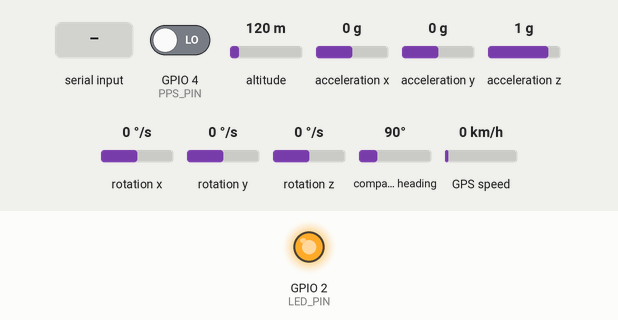
Recording of a sketch running on a simulated ESP32. Parts: output pins drawn as LEDs (lit = HIGH). Wiring (inferred from the names in the program): MPU-6050 motion sensor at I2C address 0x68. The test bench sets the inputs (shaded band); at power-on: altitude 120 m, GPIO 4 (PPS_PIN) LOW, acceleration x 0 g, acceleration y 0 g, acceleration z 1 g, rotation x 0 °/s, rotation y 0 °/s, rotation z 0 °/s, compass heading 90°, GPS speed 0 km/h. The GPS gets a fix after 3 s at 37.7749, -122.4194 with 8 satellites; what the sketch prints to the serial monitor is not drawn.

Above: at 0.4 s.
At 2.5 s:
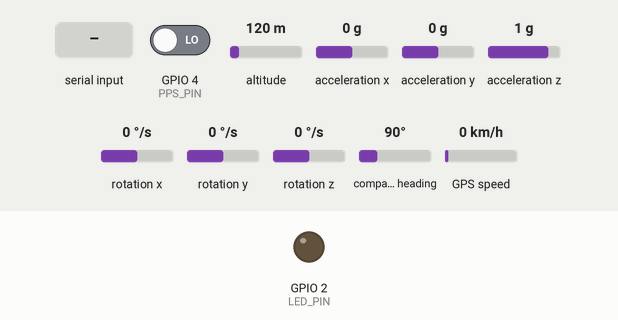
2.6 s: altitude set to 20 m
4.2 s: GPIO 4 (PPS_PIN) driven HIGH
5.7 s: "1" received over the second serial link
7.3 s: acceleration x set to -1.4 g
9.0 s: acceleration y set to -1.4 g
10.6 s: "0" received over the second serial link
Timing chart, 0 to 13.3 s (numbered marks = the images above; inputs shaded):
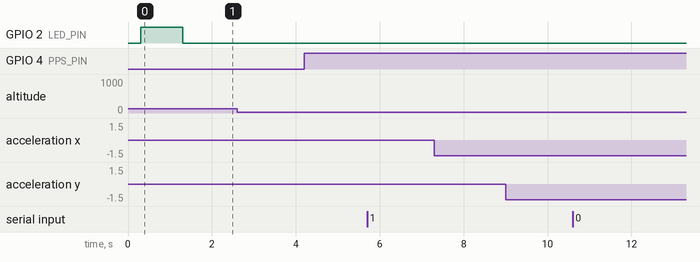

The sketch:

Control_IMU_GPS_3.ino
```cpp
#include <Wire.h>
#include <HardwareSerial.h>
#include <TinyGPS++.h>

// --- ZONA DE ALTO RENDIMIENTO ---
#define I2C_CLOCK 600000   // Frecuencia estable para cables de protoboard
#define BAUDRATE 921600    // Máxima velocidad Serial estable

// --- PINES HARDWARE ---
#define LED_PIN 2
#define SDA_PIN 21
#define SCL_PIN 22
#define RXD2 16            // Cable TX del módulo GPS
#define TXD2 17            // Cable RX del módulo GPS
#define PPS_PIN 4         // Cable PPS del módulo GPS (Importante)

// Direcciones del IMU
const uint8_t MPU_ADDR_1 = 0x68;
const uint8_t MPU_ADDR_2 = 0x69;
uint8_t targetAddr = 0x68;

// --- ESTRUCTURAS BINARIAS (18 BYTES EXACTOS) ---

// Paquete 1: Datos del IMU (18 Bytes)
struct __attribute__((packed)) ImuPacket {
  uint16_t header = 0xBBAA;
  uint32_t esp_micros;
  int16_t ax, ay, az;
  int16_t gx, gy, gz;
};
ImuPacket imuData;

// Paquete 2: Pulso PPS Atómico (18 Bytes)
struct __attribute__((packed)) PpsPacket {
  uint16_t header = 0xBBCC;
  uint32_t pps_micros;
  uint8_t padding[12] = {0}; // Relleno para alinear memoria
};
PpsPacket ppsData;

// Paquete 3: Coordenadas y Tiempo Absoluto (18 Bytes exactos)
struct __attribute__((packed)) GpsPacket {
  uint16_t header = 0xBBDD;  // 2 bytes
  float lat;                 // 4 bytes
  float lon;                 // 4 bytes
  uint16_t year;             // 2 bytes
  uint8_t month;             // 1 byte
  uint8_t day;               // 1 byte
  uint8_t hour;              // 1 byte
  uint8_t minute;            // 1 byte
  uint8_t second;            // 1 byte
  uint8_t valid;             // 1 byte
}; // Total: 18 bytes (No requiere padding)
GpsPacket gpsData;

// --- OBJETOS Y VARIABLES GLOBALES ---
TinyGPSPlus gps;
HardwareSerial neogps(2);

volatile bool ppsTriggered = false;
volatile uint32_t ppsMicrosISR = 0;
volatile uint32_t last_pps_time = 0; // NUEVO: Filtro anti-rebote cuántico
unsigned long last_gps_send = 0; // NUEVO: Temporizador para no saturar con coordenadas

// --- INTERRUPCIÓN HARDWARE (Prioridad Máxima) ---
void IRAM_ATTR ppsInterrupt() {
  uint32_t now = micros();
  // Filtro anti-rebote: Ignora perturbaciones en menos de 500ms
  // Garantiza 1 pulso atómico exacto por segundo, sin importar ruido eléctrico
  if (now - last_pps_time > 500000) {
    ppsMicrosISR = now;
    ppsTriggered = true;
    last_pps_time = now;
  }
}

// --- FUNCIONES DE CONTROL I2C ---
void writeReg(uint8_t addr, uint8_t reg, uint8_t val) {
  Wire.beginTransmission(addr);
  Wire.write(reg);
  Wire.write(val);
  Wire.endTransmission();
}

void recoverI2C() {
  pinMode(SDA_PIN, INPUT_PULLUP);
  pinMode(SCL_PIN, OUTPUT);
  for (int i = 0; i < 9; i++) {
    digitalWrite(SCL_PIN, LOW); delayMicroseconds(2);
    digitalWrite(SCL_PIN, HIGH); delayMicroseconds(2);
  }
  pinMode(SDA_PIN, OUTPUT);
  digitalWrite(SDA_PIN, LOW);
  digitalWrite(SCL_PIN, HIGH); delayMicroseconds(2);
  digitalWrite(SDA_PIN, HIGH);
  pinMode(SDA_PIN, INPUT);
  pinMode(SCL_PIN, INPUT);
}

void setup() {
  pinMode(LED_PIN, OUTPUT);
  recoverI2C();

  // Iniciar comunicaciones
  Serial.begin(BAUDRATE);
  neogps.begin(9600, SERIAL_8N1, RXD2, TXD2);

// Configurar interrupción del PPS
  // El pin 34 no tiene pull-down físico. Leemos estado crudo en CUALQUIER cambio de voltaje (CHANGE)
  pinMode(PPS_PIN, INPUT);
  attachInterrupt(digitalPinToInterrupt(PPS_PIN), ppsInterrupt, CHANGE);

  while (!Serial) delay(10);

  // Iniciar I2C
  Wire.begin(SDA_PIN, SCL_PIN);
  Wire.setClock(I2C_CLOCK);

  // 1. Dar tiempo cuántico para que el chip MPU6050 despierte físicamente
  delay(200);

  // 2. Buscar el IMU en el bus
  bool found = false;
  Wire.beginTransmission(MPU_ADDR_1);
  if (Wire.endTransmission() == 0) { targetAddr = MPU_ADDR_1; found = true; }
  else {
    Wire.beginTransmission(MPU_ADDR_2);
    if (Wire.endTransmission() == 0) { targetAddr = MPU_ADDR_2; found = true; }
  }

  // 3. Advertencia si no responde
  if (!found) {
    for (int i = 0; i < 20; i++) {
       digitalWrite(LED_PIN, !digitalRead(LED_PIN));
       delay(50);
    }
  }

  // 4. Configurar IMU SIEMPRE (Sin el "else" para forzar el encendido)
  writeReg(targetAddr, 0x6B, 0x80); delay(100); // Reset
  writeReg(targetAddr, 0x6B, 0x01);             // Reloj PLL
  writeReg(targetAddr, 0x1A, 0x00);             // Filtro paso bajo OFF
  writeReg(targetAddr, 0x1B, 0x08);             // Giroscopio 500dps
  writeReg(targetAddr, 0x1C, 0x10);             // Acelerómetro 8g
  writeReg(targetAddr, 0x19, 0x00);             // Divisor de tasa = 0

  digitalWrite(LED_PIN, HIGH);
  delay(1000);
  digitalWrite(LED_PIN, LOW);
}

void loop() {
  // 1. Drenar buffer NMEA del GPS (Sin restricción, previene desbordamiento)
  while (neogps.available() > 0) {
    gps.encode(neogps.read());
  }

// 2. ¿Ocurrió un pulso PPS por hardware?
  if (ppsTriggered) {
    ppsData.pps_micros = ppsMicrosISR; // Tiempo cristalizado en la interrupción
    Serial.write((uint8_t*)&ppsData, sizeof(ppsData));
    // Eliminamos el flush() porque paralizaba el procesador y colgaba el bus I2C
    ppsTriggered = false; // Reset de la bandera
  }

  // 3. Envío de Coordenadas y Tiempo Absoluto (1 vez por segundo)
  if (millis() - last_gps_send > 1000) {
    last_gps_send = millis();

    if (gps.location.isValid()) {
      gpsData.lat = gps.location.lat();
      gpsData.lon = gps.location.lng();
    } else {
      gpsData.lat = 0.0;
      gpsData.lon = 0.0;
    }

    // Inyectamos la información del Sello Raíz
    gpsData.year = gps.date.year();
    gpsData.month = gps.date.month();
    gpsData.day = gps.date.day();
    gpsData.hour = gps.time.hour();
    gpsData.minute = gps.time.minute();
    gpsData.second = gps.time.second();

    // Validamos que el satélite realmente tenga una época razonable
    gpsData.valid = (gps.time.isValid() && gps.date.isValid() && gps.date.year() > 2020) ? 1 : 0;

    Serial.write((uint8_t*)&gpsData, sizeof(gpsData));
  }

  // 4. Lectura Burst del IMU (Alta velocidad)
  Wire.beginTransmission(targetAddr);
  Wire.write(0x3B);
  Wire.endTransmission(false);

  if (Wire.requestFrom(targetAddr, (uint8_t)14) == 14) {
      imuData.esp_micros = micros();
      imuData.ax = (Wire.read() << 8 | Wire.read());
      imuData.ay = (Wire.read() << 8 | Wire.read());
      imuData.az = (Wire.read() << 8 | Wire.read());
      Wire.read(); Wire.read(); // Saltar temperatura
      imuData.gx = (Wire.read() << 8 | Wire.read());
      imuData.gy = (Wire.read() << 8 | Wire.read());
      imuData.gz = (Wire.read() << 8 | Wire.read());

      // Disparamos el paquete IMU al Python
      Serial.write((uint8_t*)&imuData, sizeof(imuData));
  }
}
```

Measured:
- after the input at 2.6 s, every drawn part: stays the same
- after the input at 4.2 s, every drawn part: stays the same
- after the input at 5.7 s, every drawn part: stays the same
- after the input at 7.3 s, every drawn part: stays the same
- after the input at 9.0 s, every drawn part: stays the same
- after the input at 10.6 s, every drawn part: stays the same
